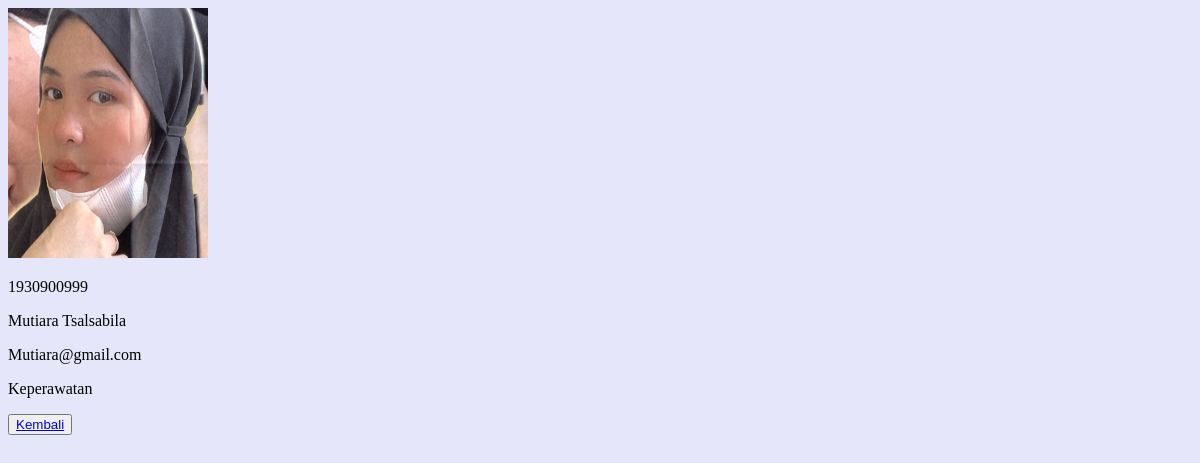
/latihan4c/php/detail.php?id=1, run on the app's committed database.
### tables this page shows
CREATE TABLE `mahasiswa` (
  `id` int(11) NOT NULL,
  `img` varchar(100) NOT NULL,
  `nrp` varchar(10) NOT NULL,
  `nama` varchar(100) NOT NULL,
  `email` varchar(100) NOT NULL,
  `jurusan` varchar(50) NOT NULL
);

### latihan4c/php/functions.php (called while the page is built)
<?php
function koneksi()
{
    $conn = mysqli_connect("localhost", "root", "");
    mysqli_select_db($conn, "pw_tubes_203040098");
    return $conn;
}
function query($sql)
{
    $conn = koneksi();
    $result = mysqli_query($conn, "$sql");
    $rows = [];
    while ($row = mysqli_fetch_assoc($result)) {
        $rows[] = $row;
    }
    return $rows;
}

### latihan4c/php/detail.php (the view, shortened to what this page needs)
<?php
require 'functions.php';
$id = $_GET['id'];
$mahasiswa = query("SELECT * FROM mahasiswa WHERE id = $id")[0];
?>
<!DOCTYPE html>
<html lang="en">
<head>
    <link rel="stylesheet" href="css/style.css">
</head>
<body bgcolor="lavender">
    <div class="container">
        <div class="gambar">
            <img width="200px" src="../assets/img/<?= $mahasiswa["img"]; ?>" ; alt="">
        </div>
        <div class="keterangan">
            <p><?= $mahasiswa["nrp"]; ?></p>
            <p><?= $mahasiswa["nama"]; ?></p>
            <p><?= $mahasiswa["email"]; ?></p>
            <p><?= $mahasiswa["jurusan"]; ?></p>
        </div>
        <button class="tombol-kembali"><a href="../index.php">Kembali</a></button>
    </div>
</body>
</html>

### latihan4a/css/style.css (style rules this page uses)
img { height: 250px; }

### data on the page
mahasiswa: img (picture), nrp "1930900999", nama "Mutiara Tsalsabila", email "Mutiara@gmail.com", jurusan "Keperawatan"
